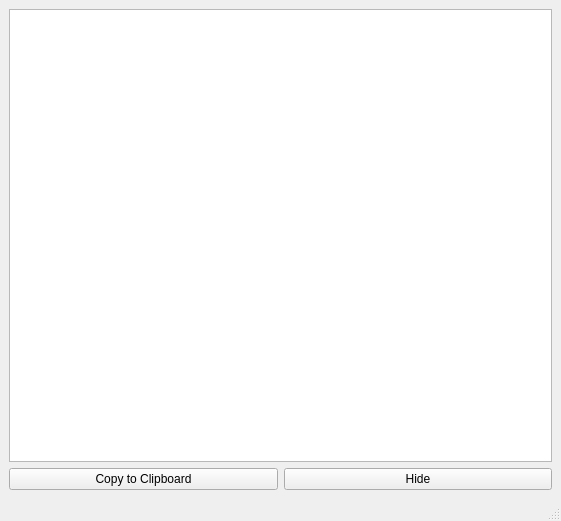
<?xml version="1.0" encoding="UTF-8"?>
<ui version="4.0">
 <class>logWindow</class>
 <widget class="QMainWindow" name="logWindow">
  <property name="geometry">
   <rect>
    <x>0</x>
    <y>0</y>
    <width>561</width>
    <height>521</height>
   </rect>
  </property>
  <property name="windowTitle">
   <string>MainWindow</string>
  </property>
  <widget class="QWidget" name="centralwidget">
   <layout class="QVBoxLayout" name="verticalLayout">
    <item>
     <widget class="QTextEdit" name="txtLog">
      <property name="readOnly">
       <bool>true</bool>
      </property>
     </widget>
    </item>
    <item>
     <layout class="QHBoxLayout" name="horizontalLayout_2">
      <item>
       <widget class="QPushButton" name="btnCopy">
        <property name="text">
         <string>Copy to Clipboard</string>
        </property>
       </widget>
      </item>
      <item>
       <widget class="QPushButton" name="btnHide">
        <property name="text">
         <string>Hide</string>
        </property>
       </widget>
      </item>
     </layout>
    </item>
   </layout>
  </widget>
  <widget class="QMenuBar" name="menubar">
   <property name="geometry">
    <rect>
     <x>0</x>
     <y>0</y>
     <width>561</width>
     <height>19</height>
    </rect>
   </property>
  </widget>
  <widget class="QStatusBar" name="statusbar"/>
 </widget>
 <resources/>
 <connections/>
</ui>
